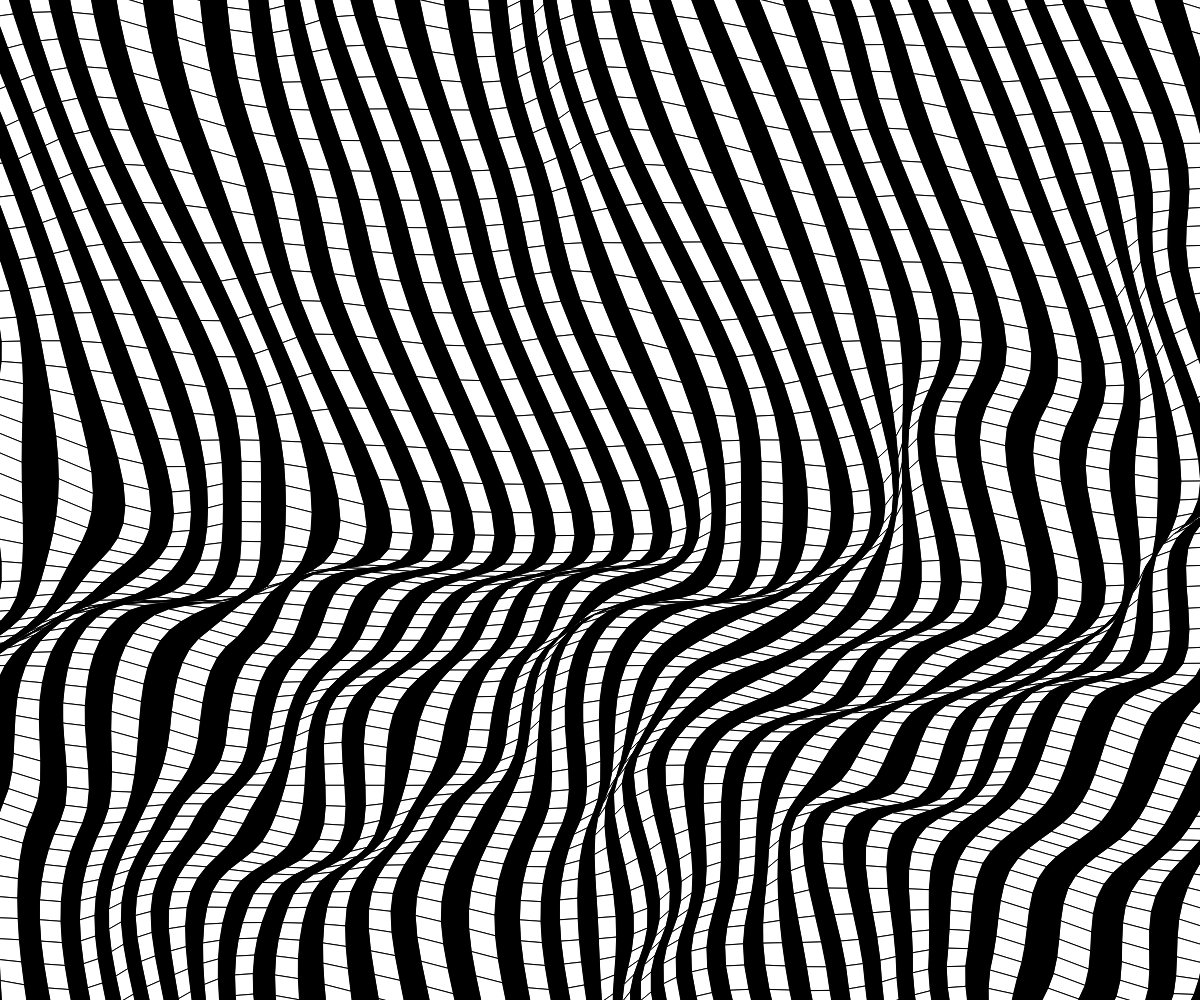
Frame 1 (no input)
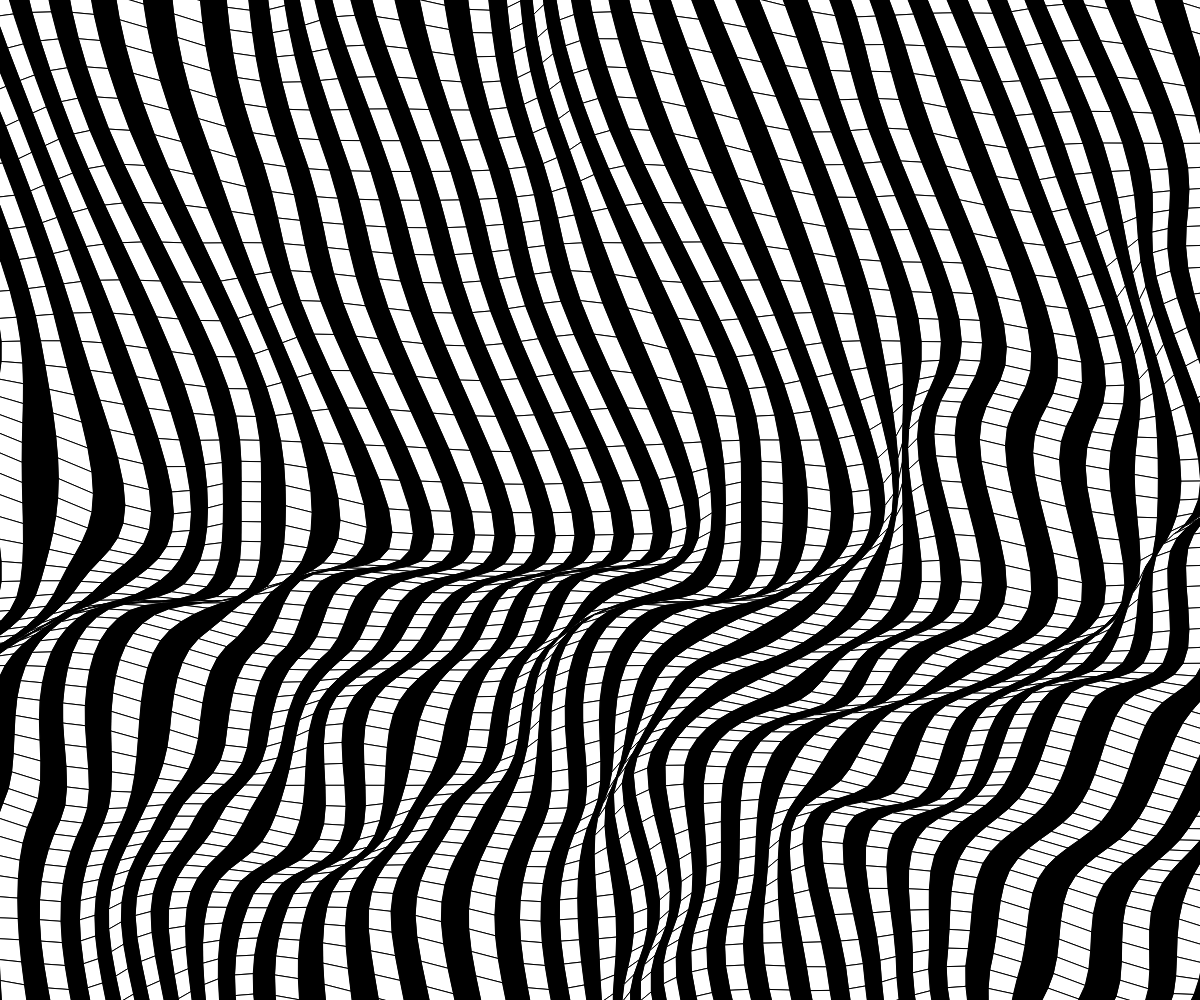
Frame 2 (the mouse pressed at the canvas centre, redrawn once)

The p5.js sketch that drew these frames (run headless with seeded random() and noise() and a simulated clock; the mouse was pressed at the canvas centre and the sketch redrawn once):

// p5.js sketch
// ── sketch.js
const CELL_SIZE = 20;
const NOISE_SCALE = 0.001;
const NOISE_LEVEL = 800;
const BORDER = NOISE_LEVEL;

function setup() {
	createCanvas(windowWidth, windowHeight);

	background(0);

	noLoop();
}

function draw() {
	let isWhite = true;

	for (let y = -BORDER; y < height + BORDER; y += CELL_SIZE) {
		for (let x = -BORDER; x < width + BORDER; x += CELL_SIZE) {
			let n1 = noise(y * NOISE_SCALE, x * NOISE_SCALE) * NOISE_LEVEL;
			let n2 = noise(y * NOISE_SCALE, (x + CELL_SIZE) * NOISE_SCALE) * NOISE_LEVEL;
			let n3 = noise((y + CELL_SIZE) * NOISE_SCALE, (x + CELL_SIZE) * NOISE_SCALE) * NOISE_LEVEL;
			let n4 = noise((y + CELL_SIZE) * NOISE_SCALE, x * NOISE_SCALE) * NOISE_LEVEL;

			if (isWhite) {
				fill(0);
			} else {
				fill(255);
			}

			quad(
				x + n1, y + n1,
				x + CELL_SIZE + n2, y + n2,
				x + CELL_SIZE + n3, y + CELL_SIZE + n3,
				x + n4, y + CELL_SIZE + n4,
			);

			isWhite = !isWhite;
		}
	}
}
